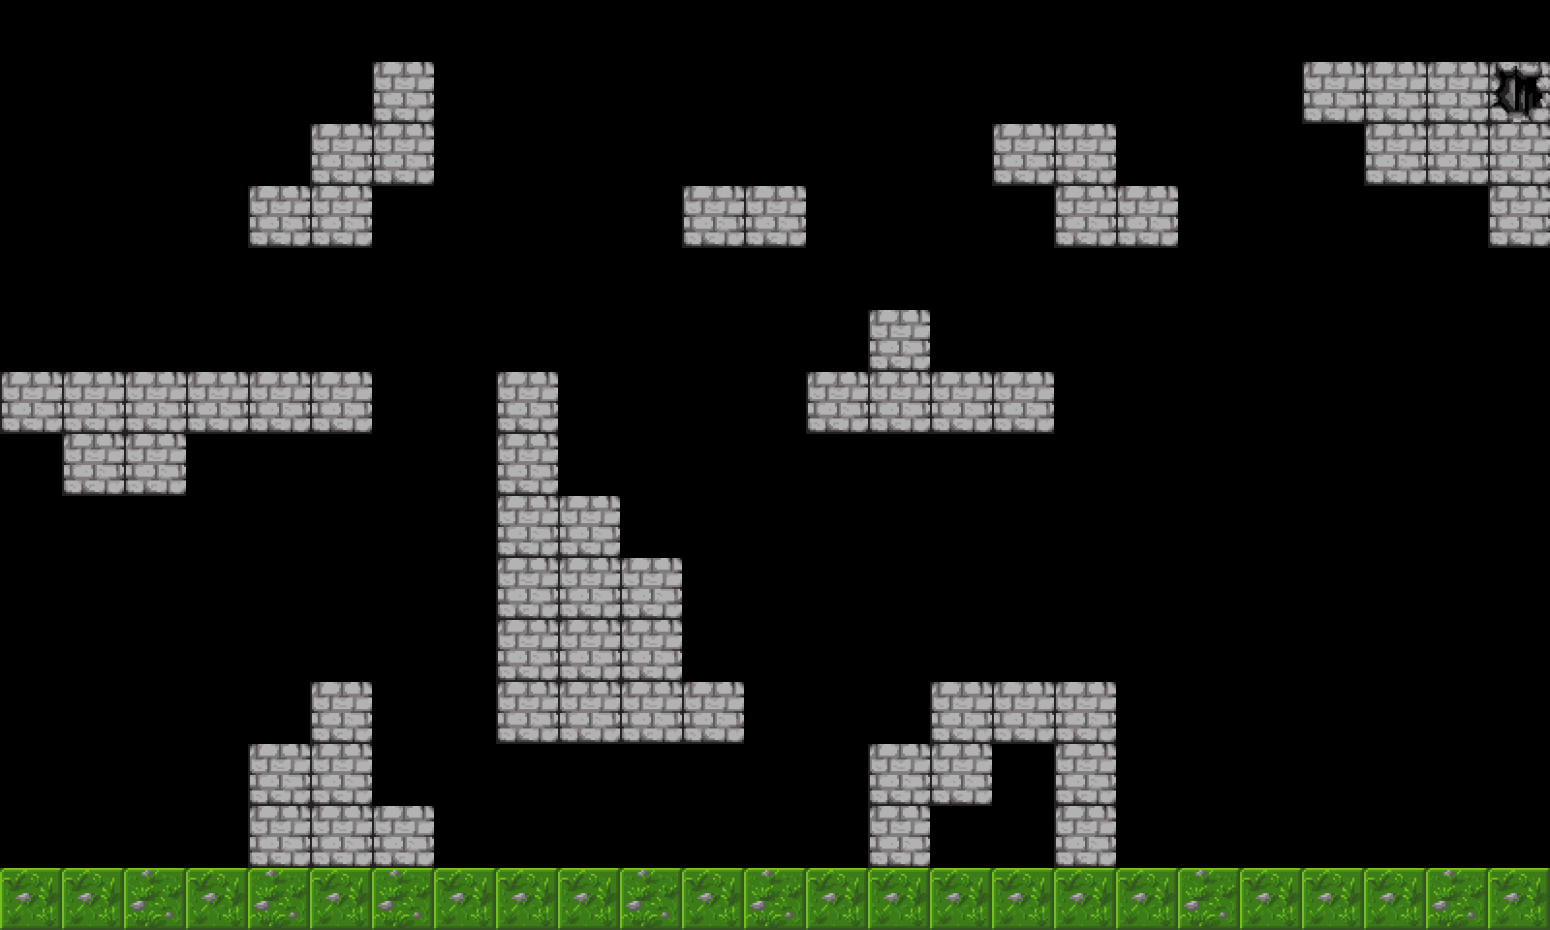

This is a level from a 2D game, rendered from its Tiled map with the project's own tilesets. A one-line summary and the complete map file follow:
An orthogonal 25x15 tile map with 62x62 px tiles, 1 tile layer (Tile Layer 1).

<map version="1.5" tiledversion="1.7.1" orientation="orthogonal" renderorder="right-down" width="25" height="15" tilewidth="62" tileheight="62" infinite="0" nextlayerid="2" nextobjectid="1">
 <tileset firstgid="1" source="master-tileset.tsx" />
 <layer id="1" name="Tile Layer 1" width="25" height="15">
  <data encoding="csv">
0,0,0,0,0,0,0,0,0,0,0,0,0,0,0,0,0,0,0,0,0,0,0,0,0,
0,0,0,0,0,0,1,0,0,0,0,0,0,0,0,0,0,0,0,0,0,1,1,1,10,
0,0,0,0,0,1,1,0,0,0,0,0,0,0,0,0,1,1,0,0,0,0,1,1,1,
0,0,0,0,1,1,0,0,0,0,0,1,1,0,0,0,0,1,1,0,0,0,0,0,1,
0,0,0,0,0,0,0,0,0,0,0,0,0,0,0,0,0,0,0,0,0,0,0,0,0,
0,0,0,0,0,0,0,0,0,0,0,0,0,0,1,0,0,0,0,0,0,0,0,0,0,
1,1,1,1,1,1,0,0,1,0,0,0,0,1,1,1,1,0,0,0,0,0,0,0,0,
0,1,1,0,0,0,0,0,1,0,0,0,0,0,0,0,0,0,0,0,0,0,0,0,0,
0,0,0,0,0,0,0,0,1,1,0,0,0,0,0,0,0,0,0,0,0,0,0,0,0,
0,0,0,0,0,0,0,0,1,1,1,0,0,0,0,0,0,0,0,0,0,0,0,0,0,
0,0,0,0,0,0,0,0,1,1,1,0,0,0,0,0,0,0,0,0,0,0,0,0,0,
0,0,0,0,0,1,0,0,1,1,1,1,0,0,0,1,1,1,0,0,0,0,0,0,0,
0,0,0,0,1,1,0,0,0,0,0,0,0,0,1,1,0,1,0,0,0,0,0,0,0,
0,0,0,0,1,1,1,0,0,0,0,0,0,0,1,0,0,1,0,0,0,0,0,0,0,
21,21,23,21,23,21,23,21,21,21,23,21,23,21,21,21,21,21,21,23,21,21,21,23,21
</data>
 </layer>
</map>
